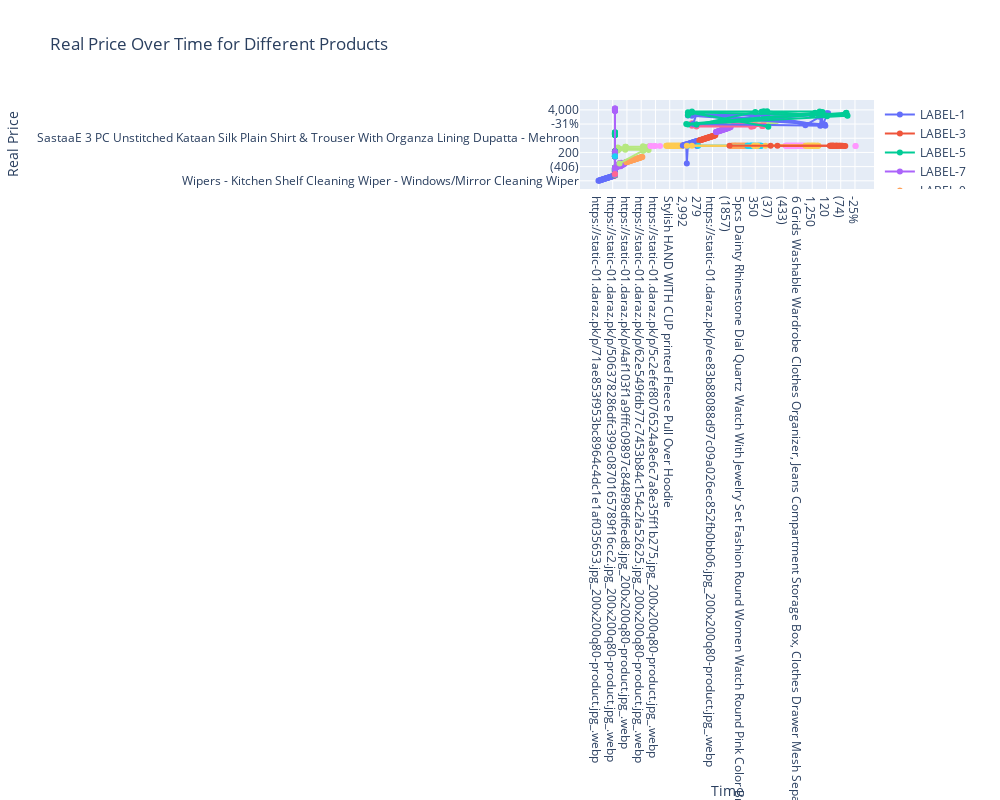

The notebook cell saved with this chart:
### Code cell
import pandas as pd
import plotly.graph_objs as go
import plotly.io as pio

# Load data from Excel file
df = pd.read_excel('front products.xlsx')

# Extract product names and real prices
products = df.iloc[:, ::2]  # Extract every other column
prices = df.iloc[:, 1::2]    # Extract the remaining columns

# Create a line graph for each product
fig = go.Figure()

for product_name, price_values in zip(products.columns, prices.columns):
    fig.add_trace(go.Scatter(
        x=products[product_name],
        y=prices[price_values],
        mode='lines+markers',
        name=product_name,  # Use product name as trace name
    ))

# Update layout
fig.update_layout(
    title='Real Price Over Time for Different Products',
    xaxis_title='Time',
    yaxis_title='Real Price',
    width=1000,  # Increase width
    height=800,  # Increase height
)

# Show the plot
pio.show(fig)
